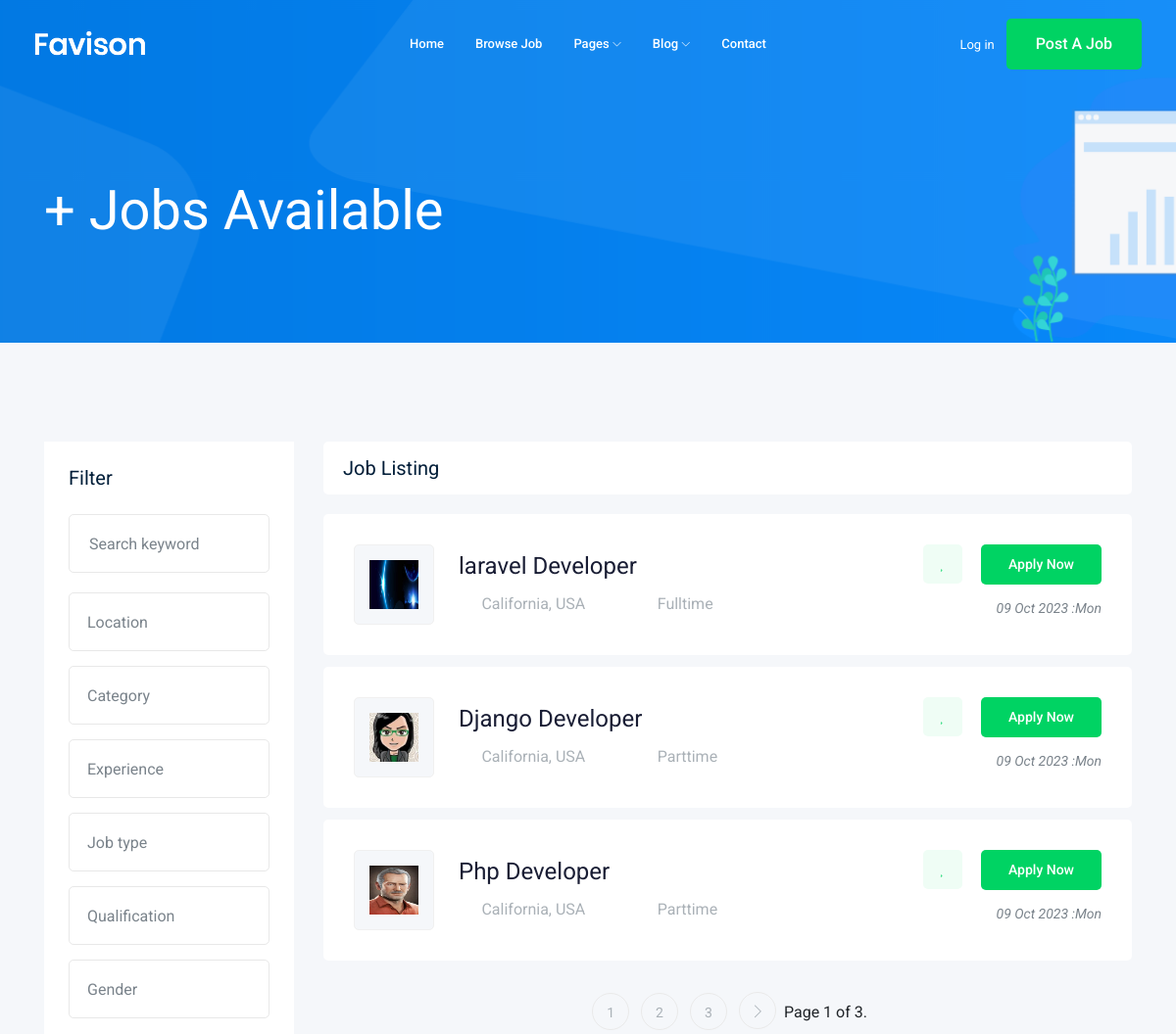
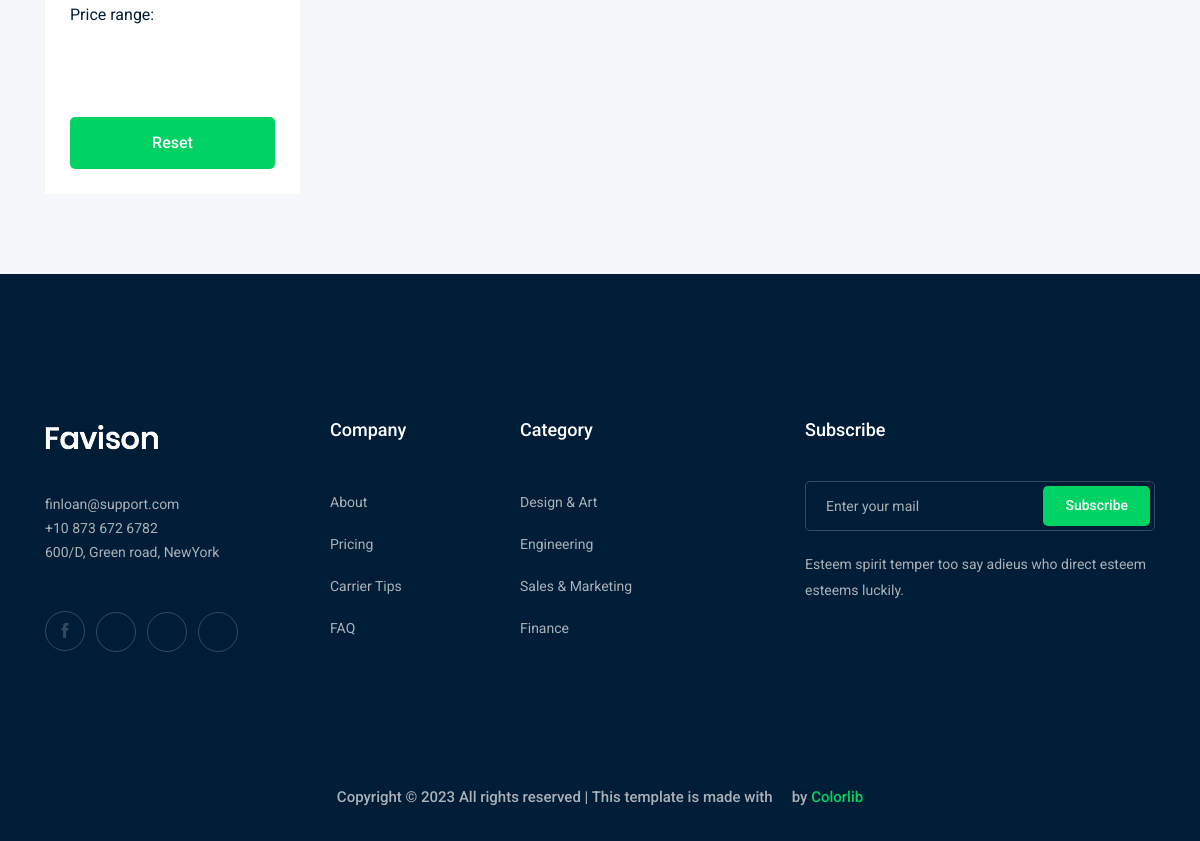
Screenshot of /jobs/ with the database file from the repository (2 pictures, top to bottom).
### job/models.py (models this page shows, shortened)
class Job(models.Model):
    job_choices = [('Fulltime','Fulltime'),
                    ('Parttime','Parttime'),
    ]
    owner = models.ForeignKey(User,related_name="job_owner",on_delete=models.CASCADE)
    title = models.CharField(max_length=100)
    job_type = models.CharField(max_length=50,choices=job_choices,default='')
    description = models.TextField(max_length=3000,null=True,blank=True)
    published_at = models.DateTimeField(auto_now=True)
    vacancy = models.IntegerField(default=1)
    salary = models.IntegerField(default=0)
    category = models.ForeignKey('Category',on_delete=models.CASCADE)
    experience = models.IntegerField(default=1)
    image = models.ImageField(upload_to='jobs/')
    slug = models.SlugField(null=True,blank=True)

### job/views.py (the view)
# urls.py: path('', views.job_list,name='job_list' ),
def job_list(request):
    job_list =Job.objects.all()
    paginator = Paginator(job_list, 3)
    page_number = request.GET.get('page')
    page_obj = paginator.get_page(page_number)
    context = {'jobs':page_obj}
    return render(request, 'job/job_list.html',context)

### job/templates/job/job_list.html (shortened to what this page needs)
{%extends 'base.html' %}
{% block body%}
<div class="bradcam_area bradcam_bg_1">
    <div class="container">
        <div class="row">
            <div class="col-xl-12">
                <div class="bradcam_text">
                    <h3>{{jobs.count}}+ Jobs Available</h3>
                </div>
            </div>
        </div>
    </div>
</div>
<div class="job_listing_area plus_padding">
    <div class="container">
        <div class="row">
            <div class="col-lg-3">
                <div class="job_filter white-bg">
                    <div class="form_inner white-bg">
                        <h3>Filter</h3>
                        <form action="#">
                            <div class="row">
                                <div class="col-lg-12">
                                    <div class="single_field">
                                        <input type="text" placeholder="Search keyword">
                                    </div>
                                </div>
                                <div class="col-lg-12">
                                </div>
                                <div class="col-lg-12">
                                </div>
                                <div class="col-lg-12">
                                </div>
                                <div class="col-lg-12">
                                </div>
                                <div class="col-lg-12">
                                </div>
                                <div class="col-lg-12">
                                </div>
                            </div>
                        </form>
                    </div>
                    <div class="range_wrap">
                        <label for="amount">Price range:</label>
                        <p>
                            <input type="text" id="amount" readonly
                                style="border:0; color:#7A838B; font-size: 14px; font-weight:400;">
                        </p>
                    </div>
                    <div class="reset_btn">
                        <button class="boxed-btn3 w-100" type="submit">Reset</button>
                    </div>
                </div>
            </div>
            <div class="col-lg-9">
                <div class="recent_joblist_wrap">
                    <div class="recent_joblist white-bg ">
                        <div class="row align-items-center">
                            <div class="col-md-6">
                                <h4>Job Listing</h4>
                            </div>
                            <div class="col-md-6">
                            </div>
                        </div>
                    </div>
                </div>
                <div class="job_lists m-0">
                    <div class="row">
                        {%for job in jobs%}
                        <div class="col-lg-12 col-md-12">
                            <div class="single_jobs white-bg d-flex justify-content-between">
                                <div class="jobs_left d-flex align-items-center">
                                    <div class="thumb">
                                        <img style="width: 50px;height:50px" src="{{job.image.url}}" alt="">
                                    </div>
                                    <div class="jobs_conetent">
                                        <a href="{% url 'jobs:job_detail' job.slug job.id %}">
                                            <h4>{{job.title}}</h4>
                                        </a>
                                        <div class="links_locat d-flex align-items-center">
                                            <div class="location">
                                                <p> <i class="fa fa-map-marker"></i> California, USA</p>
                                            </div>
                                            <div class="location">
                                                <p> <i class="fa fa-clock-o"></i> {{job.job_type}}</p>
                                            </div>
                                        </div>
                                    </div>
                                </div>
                                <div class="jobs_right">
                                    <div class="apply_now">
                                        <a class="heart_mark" href="#"> <i class="fa fa-heart"></i> </a>
                                        <a href="{% url 'jobs:job_detail' job.slug job.id %}" class="boxed-btn3">Apply
                                            Now</a>
                                    </div>
                                    <div class="date">
                                        <p>{{job.published_at|date:'d M o :D'}}</p>
                                    </div>
                                </div>
                            </div>
                        </div>
                        {%endfor%}
                    </div>
                    {% if jobs.has_other_pages %}
                    <div class="row">
                        <div class="col-lg-12">
                            <div class="pagination_wrap">
                                <ul>
                                    {%for i in jobs.paginator.page_range %}
                                    <li><a href="?page={{i}}"><span>{{i}}</span></a></li>
                                    {%endfor%}
                                    {%if jobs.has_next%}
                                    <li><a href="?page={{ jobs.next_page_number }}"> <i class=" ti-angle-right"></i>
                                        </a>
                                    </li>
                                    {%endif%}
                                    <span class="current">
                                        Page {{jobs.number }} of {{ jobs.paginator.num_pages }}.
                                    </span>
                                </ul>
                            </div>
                        </div>
                    </div>
                    {% endif%}
                </div>
            </div>
        </div>
    </div>
</div>
{%endblock body %}

### rows the page displays
Job: image (picture), title "laravel Developer", job_type "Fulltime", published_at "09 Oct 2023 :Mon"
Job: image (picture), title "Django Developer", job_type "Parttime", published_at "09 Oct 2023 :Mon"
Job: image (picture), title "Php Developer", job_type "Parttime", published_at "09 Oct 2023 :Mon"

### other values shown
{{ i }} "1" "2" "3"
{{ jobs.number }} "1"
{{ jobs.paginator.num_pages }} "3"
